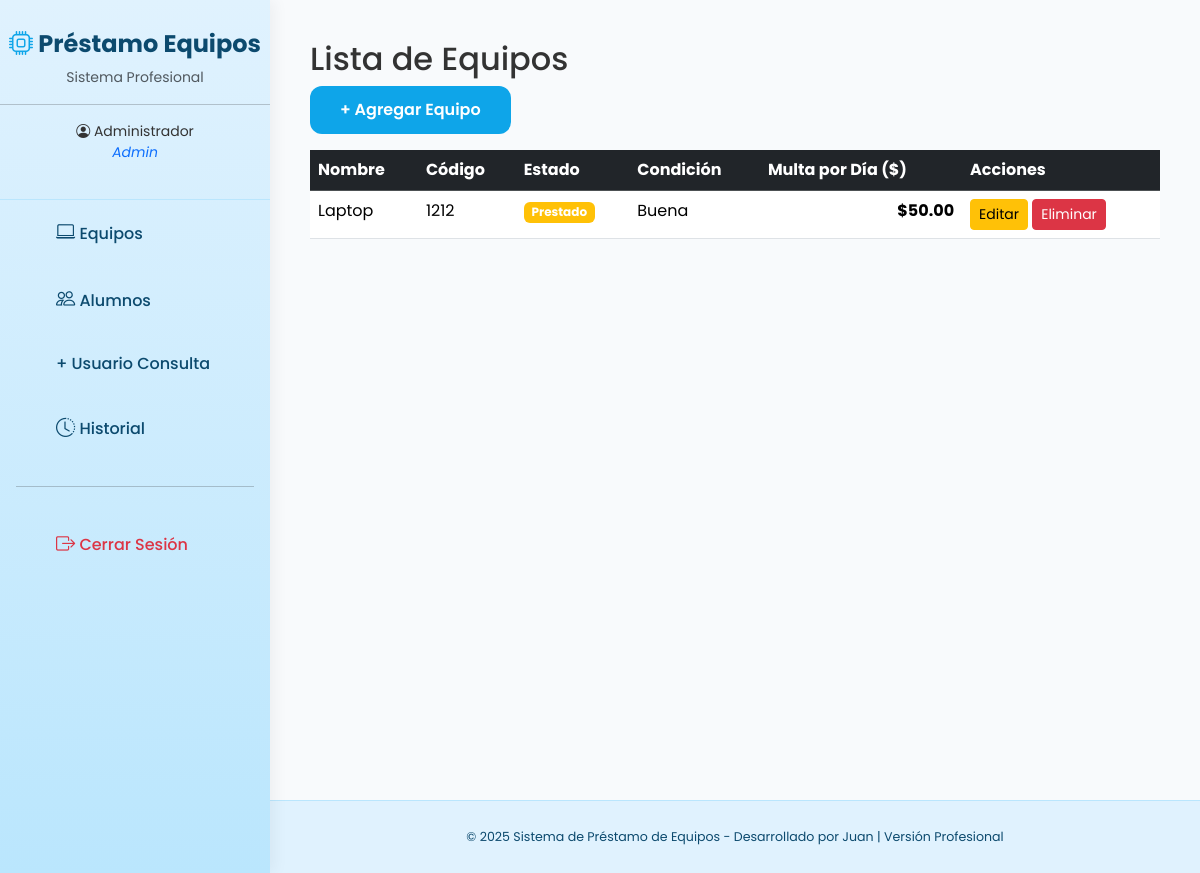
The app's page /equipos (signed in) with its own data.
### models.py (models this page shows, shortened)
class User(UserMixin, db.Model):
    id = db.Column(db.Integer, primary_key=True)
    username = db.Column(db.String(80), unique=True, nullable=False)
    password_hash = db.Column(db.String(256), nullable=False)
    role = db.Column(db.String(20), nullable=False)  # 'admin', 'alumno' o 'consulta'
    nombre = db.Column(db.String(100), nullable=False)
    codigo = db.Column(db.String(20), unique=True)  # matrícula para alumnos

class Equipo(db.Model):
    id = db.Column(db.Integer, primary_key=True)
    nombre = db.Column(db.String(100), nullable=False)
    codigo = db.Column(db.String(50), unique=True, nullable=False)
    estado = db.Column(db.String(20), default='Disponible')
    condicion = db.Column(db.Text)
    multa_por_dia = db.Column(db.Float, default=50.0)  # <-- NUEVO CAMPO: precio de multa por día

### app.py (the view)
@app.route('/equipos')
@login_required
def equipos():
    if current_user.role != 'admin':
        flash('Acceso denegado')
        return redirect(url_for('historial'))
    equipos_list = Equipo.query.all()
    return render_template('equipos/lista.html', equipos=equipos_list)

### app.py (called while the page is built)
@login_manager.user_loader
def load_user(user_id):
    return User.query.get(int(user_id))

### templates/equipos/lista.html
{% extends "base.html" %}
{% block content %}
<h2>Lista de Equipos</h2>
{% if current_user.role == 'admin' %}
<a href="{{ url_for('nuevo_equipo') }}" class="btn btn-primary mb-3">+ Agregar Equipo</a>
{% endif %}
{% if equipos|length == 0 %}
<div class="alert alert-info">No hay equipos registrados.</div>
{% else %}
<table class="table table-hover">
    <thead class="table-dark">
        <tr>
            <th>Nombre</th>
            <th>Código</th>
            <th>Estado</th>
            <th>Condición</th>
            <th>Multa por Día ($)</th>
            {% if current_user.role == 'admin' %}
            <th>Acciones</th>
            {% endif %}
        </tr>
    </thead>
    <tbody>
        {% for equipo in equipos %}
        <tr>
            <td>{{ equipo.nombre }}</td>
            <td>{{ equipo.codigo }}</td>
            <td>
                <span class="badge bg-{{ 'success' if equipo.estado == 'Disponible' else 'warning' }}">
                    {{ equipo.estado }}
                </span>
            </td>
            <td>{{ equipo.condicion or '-' }}</td>
            <td class="text-end fw-bold">${{ "%.2f"|format(equipo.multa_por_dia) }}</td>
            {% if current_user.role == 'admin' %}
            <td>
                <a href="{{ url_for('editar_equipo', equipo_id=equipo.id) }}" class="btn btn-warning btn-sm">Editar</a>
                <a href="{{ url_for('eliminar_equipo', equipo_id=equipo.id) }}"
                   class="btn btn-danger btn-sm"
                   onclick="return confirm('¿Estás seguro de eliminar este equipo?')">
                   Eliminar
                </a>
            </td>
            {% endif %}
        </tr>
        {% endfor %}
    </tbody>
</table>
{% endif %}
{% endblock %}

### templates/base.html (shortened to what this page needs)
<!doctype html>
<html lang="es">
<head>
    <link href="https://cdn.jsdelivr.net/npm/bootstrap@5.3.3/dist/css/bootstrap.min.css" rel="stylesheet">
    <link rel="stylesheet" href="https://cdn.jsdelivr.net/npm/bootstrap-icons@1.11.3/font/bootstrap-icons.min.css">
</head>
<body>
    {% if current_user.is_authenticated %}
    <div class="sidebar">
        <div class="sidebar-header">
            <h4><i class="bi bi-cpu" style="color: #0ea5e9;"></i> Préstamo Equipos</h4>
            <p class="small text-muted mt-2">Sistema Profesional</p>
            <hr>
            <p class="small"><i class="bi bi-person-circle"></i> {{ current_user.nombre }}<br><em class="text-primary">{{ current_user.role | capitalize }}</em></p>
        </div>
        <nav class="nav flex-column px-3">
            {% if current_user.role == 'admin' %}
            <a class="nav-link" href="{{ url_for('equipos') }}"><i class="bi bi-laptop"></i> Equipos</a>
            <a class="nav-link" href="{{ url_for('alumnos') }}"><i class="bi bi-people"></i> Alumnos</a>
            <li class="nav-item"><a class="nav-link" href="{{ url_for('nuevo_consulta') }}">+ Usuario Consulta</a></li>
            {% elif current_user.role == 'alumno' %}
            <a class="nav-link" href="{{ url_for('nuevo_prestamo') }}"><i class="bi bi-plus-circle"></i> Solicitar Préstamo</a>
            <a class="nav-link" href="{{ url_for('prestamos') }}"><i class="bi bi-list-check"></i> Mis Préstamos</a>
            {% elif current_user.role == 'consulta' %}
            <a class="nav-link" href="{{ url_for('alumnos') }}"><i class="bi bi-eye"></i> Ver Alumnos</a>
            {% endif %}
            <a class="nav-link" href="{{ url_for('historial') }}"><i class="bi bi-clock-history"></i> Historial</a>
            <hr class="my-4">
            <a class="nav-link text-danger" href="{{ url_for('logout') }}"><i class="bi bi-box-arrow-right"></i> Cerrar Sesión</a>
        </nav>
    </div>
    {% endif %}
    <div class="main-content">
        {% block content %}{% endblock %}
    </div>
    {% if current_user.is_authenticated %}
    <footer>
        <small>© 2025 Sistema de Préstamo de Equipos - Desarrollado por Juan | Versión Profesional</small>
    </footer>
    {% endif %}
</body>
</html>

### templates/base.html (style rules this page uses)
body { background-color: #f0f4f8; font-family: 'Poppins', sans-serif; color: #333; }
.sidebar { position: fixed; top: 0; bottom: 0; left: 0; width: 270px; background: linear-gradient(to bottom, #e0f2fe, #bae6fd); padding: 30px 0; box-shadow: 4px 0 15px rgba(0,0,0,0.05); z-index: 1000; }
.sidebar-header { text-align: center; padding-bottom: 20px; border-bottom: 1px solid #bae6fd; }
.sidebar-header h4 { color: #0c4a6e; font-weight: 700; }
.sidebar .nav-link { color: #0c4a6e; padding: 14px 25px; font-weight: 500; border-radius: 0 12px 12px 0; margin: 5px 15px; transition: all 0.3s; }
.sidebar .nav-link i { width: 30px; font-size: 1.2rem; }
.main-content { margin-left: 270px; padding: 40px; min-height: 100vh; background-color: #f8fafc; }
.btn-primary { background-color: #0ea5e9; border: none; border-radius: 12px; padding: 12px 30px; font-weight: 600; }
footer { margin-left: 270px; padding: 25px; background-color: #e0f2fe; color: #0c4a6e; text-align: center; font-size: 0.9rem; border-top: 1px solid #bae6fd; }

### records on screen
User: nombre "Administrador", role "Admin"
Equipo: nombre "Laptop", codigo "1212", estado "Prestado", condicion "Buena", multa_por_dia "50.00"
